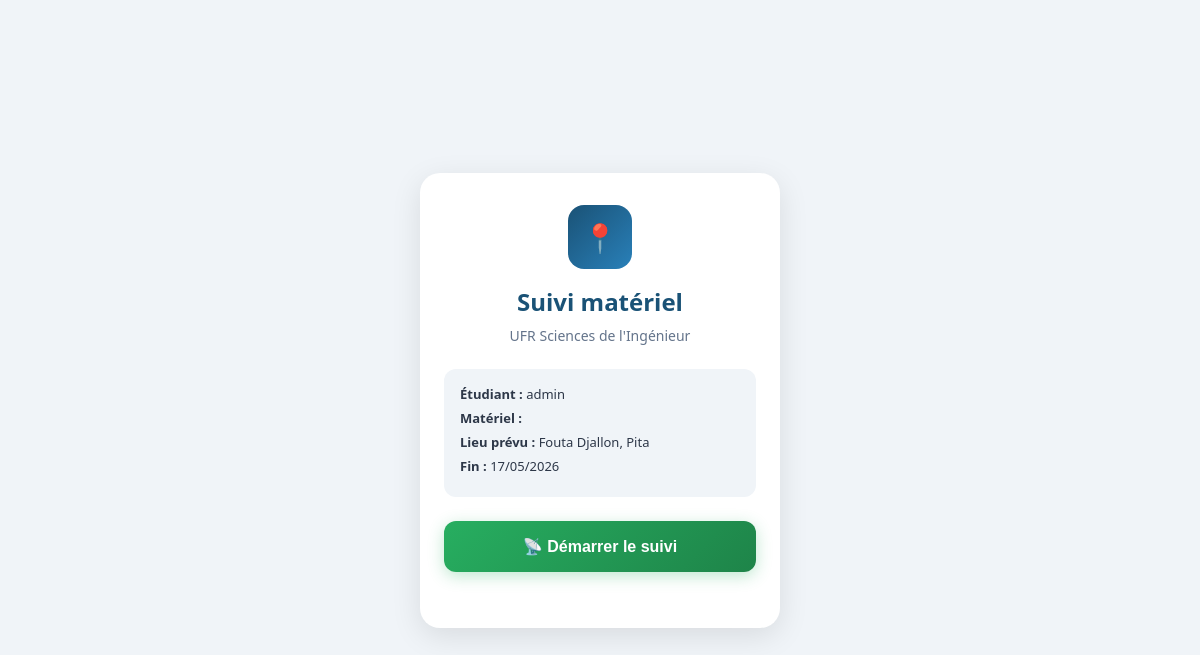
Page /emprunts/suivi-mobile/1/ on the committed database.
### emprunts/models.py (models this page shows, shortened)
class Demande(models.Model):
    STATUTS = [
    ('en_attente', 'En attente'),
    ('approuvee', 'Approuvée'),
    ('refusee', 'Refusée'),
    ('en_cours', 'En cours'),
    ('en_attente_restitution', 'En attente de vérification'),
    ('restituee', 'Restituée'),
]
    utilisateur = models.ForeignKey(
        Utilisateur,
        on_delete=models.CASCADE,
        related_name='demandes'
    )
    date_demande = models.DateTimeField(auto_now_add=True)
    date_debut = models.DateTimeField()
    date_fin = models.DateTimeField()
    statut = models.CharField(max_length=30, choices=STATUTS, default='en_attente')
    motif = models.TextField(blank=True)

class Emplacement(models.Model):
    demande = models.OneToOneField(
        Demande,
        on_delete=models.CASCADE,
        related_name='emplacement'
    )
    libelle = models.CharField(max_length=200)
    latitude = models.FloatField()
    longitude = models.FloatField()
    adresse = models.TextField(blank=True)

### comptes/models.py (models this page shows, shortened)
class Utilisateur(AbstractUser):
    ROLES = [
        ('etudiant', 'Étudiant'),
        ('enseignant', 'Enseignant'),
        ('technicien', 'Technicien'),
        ('admin', 'Administrateur'),
    ]
    NIVEAUX = [
        ('L1', 'Licence 1'),
        ('L2', 'Licence 2'),
        ('L3', 'Licence 3'),
        ('M1', 'Master 1'),
        ('M2', 'Master 2'),
        ('D', 'Doctorat'),
    ]
    FONCTIONS = [
        ('professeur', 'Professeur'),
        ('maitre_assistant', 'Maître Assistant'),
        ('maitre_conference', 'Maître de Conférences'),
        ('vacataire', 'Vacataire'),
        ('chef_departement', 'Chef de Département'),
    ]
    role = models.CharField(max_length=20, choices=ROLES, default='etudiant')
    telephone = models.CharField(max_length=20, blank=True)
    photo_profil = models.ImageField(
        upload_to='profils/', blank=True, null=True
    )
    filiere = models.CharField(max_length=100, blank=True)
    niveau = models.CharField(max_length=10, choices=NIVEAUX, blank=True)
    carte_etudiant = models.ImageField(
        upload_to='cartes_etudiants/', blank=True, null=True
    )
    departement = models.CharField(max_length=100, blank=True)
    fonction = models.CharField(max_length=30, choices=FONCTIONS, blank=True)
    penalite = models.IntegerField(default=0)
    bloque = models.BooleanField(default=False)

### emprunts/views.py (the view)
# urls.py: path('suivi-mobile/<int:pk>/', views.suivi_mobile, name='suivi_mobile'),
def suivi_mobile(request, pk):
    demande = get_object_or_404(Demande, pk=pk)
    return render(request, 'emprunts/suivi_mobile.html', {
        'demande': demande
    })

### templates/emprunts/suivi_mobile.html (shortened to what this page needs)
<!DOCTYPE html>
<html lang="fr">
<head>
</head>
<body>
  <div class="card">
    <div class="logo">📍</div>
    <h2>Suivi matériel</h2>
    <p>UFR Sciences de l'Ingénieur</p>
    <div class="materiel-info">
      <p><strong>Étudiant :</strong>
        {{ demande.utilisateur.get_full_name|default:demande.utilisateur.username }}
      </p>
      <p><strong>Matériel :</strong>
      </p>
      <p><strong>Lieu prévu :</strong>
        {% if demande.emplacement %}{{ demande.emplacement.libelle }}{% endif %}
      </p>
      <p><strong>Fin :</strong> {{ demande.date_fin|date:"d/m/Y" }}</p>
    </div>
    <button class="btn btn-start pulse" id="btn-start" onclick="demarrer()">
      📡 Démarrer le suivi
    </button>
  </div>
</body>
</html>

### templates/emprunts/suivi_mobile.html (style rules this page uses)
* { margin:0; padding:0; box-sizing:border-box; }
body { font-family: 'Segoe UI', sans-serif; background: #f0f4f8; display: flex; flex-direction: column; align-items: center; justify-content: center; min-height: 100vh; padding: 20px; }
.card { background: white; border-radius: 20px; padding: 32px 24px; text-align: center; box-shadow: 0 8px 30px rgba(0,0,0,0.1); width: 100%; max-width: 360px; }
.logo { width: 64px; height: 64px; background: linear-gradient(135deg, #1a5276, #2980b9); border-radius: 16px; display: flex; align-items: center; justify-content: center; margin: 0 auto 16px; font-size: 28px; color: white; }
h2 { color: #1a5276; margin-bottom: 8px; }
p { color: #64748b; font-size: 14px; margin-bottom: 24px; }
.materiel-info { background: #f0f4f8; border-radius: 12px; padding: 16px; margin-bottom: 24px; text-align: left; }
.materiel-info p { margin-bottom: 6px; color: #2d3748; font-size: 13px; }
.btn { width: 100%; padding: 16px; border-radius: 12px; border: none; font-size: 16px; font-weight: 700; cursor: pointer; transition: all 0.3s; }
.btn-start { background: linear-gradient(135deg, #27ae60, #1e8449); color: white; margin-bottom: 12px; box-shadow: 0 4px 16px rgba(39,174,96,0.3); }
.pulse { animation: pulse 1.5s infinite; }

### rows in the picture
Demande: utilisateur.get_full_name "admin", emplacement.libelle "Fouta Djallon, Pita", date_fin "17/05/2026"
